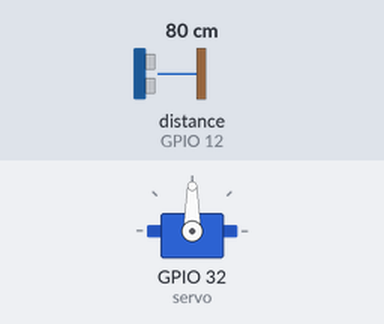
Bench run of a sketch on a simulated ESP32. Shown: servo. The inputs (shaded band) are chosen by the test bench; at power-on: distance to the obstacle (sensor on GPIO 12) 80 cm. Random numbers use the default seed unless the sketch sets one; what the sketch prints to the serial monitor is not drawn.

Above: at 0.1 s.
Timing chart, 0 to 30.1 s (numbered marks = the images above):
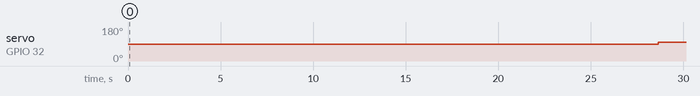

The sketch:

droomvlucht.ino
```cpp
#include <ESP32Servo.h>

#include <afstandssensor.h>


AfstandsSensor sensor(13, 12);
Servo servo;

void setup() {
  Serial.begin(115200);
  servo.attach(32, 500, 2400);
}

void loop() {
  if (random(0, 100) == 0) {
    servo.write(100);
    while(getDistance() > 10){
      delay(100);
      Serial.println(getDistance());
    }
    servo.write(0);
  }

  Serial.println(getDistance());

  delay(100);
}

double getDistance(){
  double distance = sensor.afstandCM();

  if (distance < 0){
    distance = 42;
  }

  return distance;
}
```

Measured:
- by itself, servo on GPIO 32 (servo): 90° → 100° at 28.6 s
